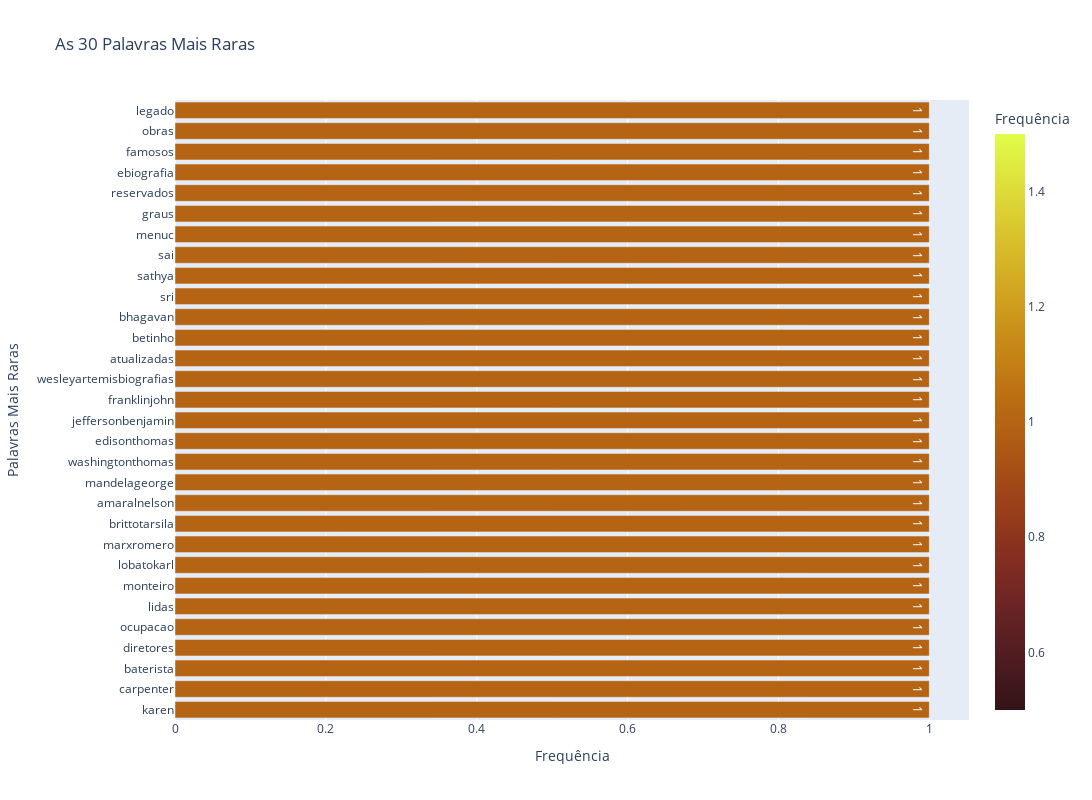

Notebook code for this chart:
### Markdown cell above
#### Palavras mais Raras

### Code cell
most_rare_words = get_most_rare_words(df_cleaned, n=30)
plot_words(most_rare_words, 30, "Raras")

### Figure 1 — Plotly figure (JSON) as saved in the notebook; plotly's stock layout.template omitted (floating-point values rounded to 4 significant figures)
{"data": [{"alignmentgroup": "True", "hovertemplate": "Frequência=%{marker.color}<br>Palavras Mais Raras=%{y}<extra></extra>", "legendgroup": "", "marker": {"color": [1, 1, 1, 1, 1, 1, 1, 1, 1, 1, 1, 1, 1, 1, 1, 1, 1, 1, 1, 1, 1, 1, 1, 1, 1, 1, 1, 1, 1, 1], "coloraxis": "coloraxis", "pattern": {"shape": ""}}, "name": "", "offsetgroup": "", "orientation": "h", "showlegend": false, "text": [1, 1, 1, 1, 1, 1, 1, 1, 1, 1, 1, 1, 1, 1, 1, 1, 1, 1, 1, 1, 1, 1, 1, 1, 1, 1, 1, 1, 1, 1], "textposition": "auto", "type": "bar", "x": [1, 1, 1, 1, 1, 1, 1, 1, 1, 1, 1, 1, 1, 1, 1, 1, 1, 1, 1, 1, 1, 1, 1, 1, 1, 1, 1, 1, 1, 1], "xaxis": "x", "y": ["karen", "carpenter", "baterista", "diretores", "ocupacao", "lidas", "monteiro", "lobatokarl", "marxromero", "brittotarsila", "amaralnelson", "mandelageorge", "washingtonthomas", "edisonthomas", "jeffersonbenjamin", "franklinjohn", "wesleyartemisbiografias", "atualizadas", "betinho", "bhagavan", "sri", "sathya", "sai", "menuc", "graus", "reservados", "ebiografia", "famosos", "obras", "legado"], "yaxis": "y"}], "layout": {"barmode": "relative", "coloraxis": {"colorbar": {"title": {"text": "Frequência"}}, "colorscale": [[0, "rgb(51, 19, 23)"], [0.09091, "rgb(79, 28, 33)"], [0.1818, "rgb(108, 36, 36)"], [0.2727, "rgb(135, 47, 32)"], [0.3636, "rgb(157, 66, 25)"], [0.4545, "rgb(174, 88, 20)"], [0.5455, "rgb(188, 111, 19)"], [0.6364, "rgb(199, 137, 22)"], [0.7273, "rgb(209, 164, 32)"], [0.8182, "rgb(217, 192, 44)"], [0.9091, "rgb(222, 222, 59)"], [1, "rgb(224, 253, 74)"]]}, "height": 800, "legend": {"tracegroupgap": 0}, "title": {"text": "As 30 Palavras Mais Raras"}, "width": 1400, "xaxis": {"anchor": "y", "domain": [0, 1], "title": {"text": "Frequência"}}, "yaxis": {"anchor": "x", "domain": [0, 1], "title": {"text": "Palavras Mais Raras"}}}}
